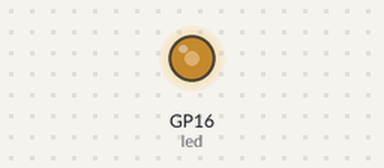
A program run on a simulated Raspberry Pi Pico running CircuitPython. Shown: output pins drawn as LEDs (lit = HIGH).

Above: at 0.05 s.
At 9.95 s:
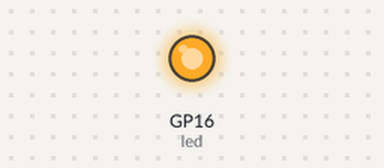
At 19.95 s:
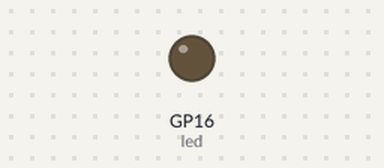
Timing chart, 0 to 26.0 s (numbered marks = the images above):
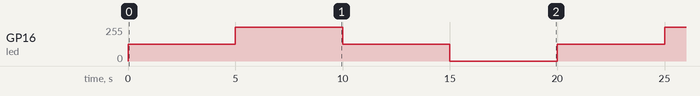

The program:

motor-control.py
```python
# PWM example for RPi Pico

import time
import pwmio
import board
import digitalio

led = pwmio.PWMOut(board.GP16, frequency=5000, duty_cycle=0)

while True:
    led.duty_cycle = (2 ** 15 -1) # 32767
    time.sleep(5)
    led.duty_cycle = (2 ** 16 -1) # 65535 - full scope of PWM
    time.sleep(5)
    led.duty_cycle = (2 ** 15 -1) # 32767
    time.sleep(5)
    led.duty_cycle = 0
    time.sleep(5)
```

Measured:
- by itself, GP16 (led): repeats every 20.0 s: 255/255 5.0 s, 127/255 5.0 s, 0/255 5.0 s, 127/255 5.0 s
